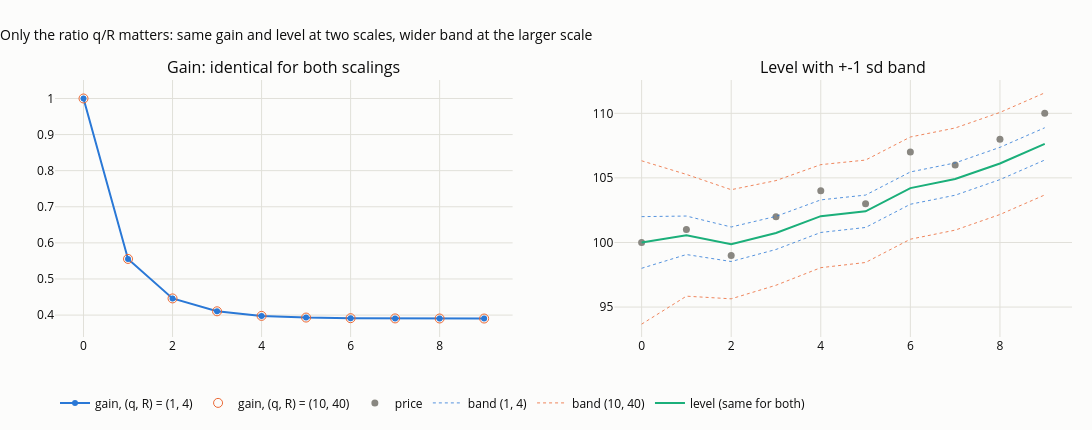

Notebook code for this chart:
### Markdown cell above
**Only the ratio $q/R$ matters.** The same ten prices, filtered with $(q, R) = (1, 4)$ and
$(10, 40)$, with the starting uncertainty scaled by the same factor: the levels and gains are
identical; only the uncertainty band rescales, by $\sqrt{10}$. (Without scaling the start the agreement
is approximate during warm-up and exact once the start has been forgotten.)

### Code cell
prices10 = np.array([100, 101, 99, 102, 104, 103, 107, 106, 108, 110.0])
A = kalman(prices10, F1, H1, np.array([1.0]), 4.0, start_uncertainty=1e6)
B = kalman(prices10, F1, H1, np.array([10.0]), 40.0, start_uncertainty=1e7)   # every variance scaled by 10, including the start
ratio_tab = pd.DataFrame({"price": prices10, "level (q=1, R=4)": A["states"][:, 0], "level (q=10, R=40)": B["states"][:, 0],
                          "gain A": A["gain"], "gain B": B["gain"], "band A (+-1 sd)": A["sd"][:, 0], "band B (+-1 sd)": B["sd"][:, 0]}).round(3)
display(ratio_tab)
assert np.allclose(A["states"], B["states"]) and np.allclose(A["gain"], B["gain"])
print(f"band ratio B/A at the last bar: {B['sd'][-1, 0] / A['sd'][-1, 0]:.3f} (sqrt(10) = {np.sqrt(10):.3f})")

fig = make_subplots(rows=1, cols=2, subplot_titles=("Gain: identical for both scalings", "Level with +-1 sd band"))
fig.add_scatter(x=np.arange(10), y=A["gain"], name="gain, (q, R) = (1, 4)", mode="lines+markers", line=dict(color=SERIES[0], width=2), row=1, col=1)
fig.add_scatter(x=np.arange(10), y=B["gain"], name="gain, (q, R) = (10, 40)", mode="markers", marker=dict(color=SERIES[1], size=9, symbol="circle-open"), row=1, col=2 - 1)
fig.add_scatter(x=np.arange(10), y=prices10, name="price", mode="markers", marker=dict(color=MUTED, size=7), row=1, col=2)
for j, (lab, R_) in enumerate((("(1, 4)", A), ("(10, 40)", B))):
    lvl, sd = R_["states"][:, 0], R_["sd"][:, 0]
    fig.add_scatter(x=np.arange(10), y=lvl + sd, mode="lines", line=dict(width=0.8, color=SERIES[j], dash="dot"), showlegend=False, row=1, col=2)
    fig.add_scatter(x=np.arange(10), y=lvl - sd, mode="lines", line=dict(width=0.8, color=SERIES[j], dash="dot"), name=f"band {lab}", row=1, col=2)
fig.add_scatter(x=np.arange(10), y=A["states"][:, 0], name="level (same for both)", mode="lines", line=dict(color=SERIES[2], width=2), row=1, col=2)
fig.update_layout(title="Only the ratio q/R matters: same gain and level at two scales, wider band at the larger scale",
                  height=430, width=1100, margin=dict(t=80, b=70), legend=dict(orientation="h", y=-0.2, x=0))
save_figure(fig, "c02_ratio_invariance", FIG)
fig

### Figure 1 — Plotly figure (JSON) as saved in the notebook; plotly's stock layout.template omitted (floating-point values rounded to 4 significant figures)
{"data": [{"line": {"color": "#2a78d6", "width": 2}, "mode": "lines+markers", "name": "gain, (q, R) = (1, 4)", "type": "scatter", "x": [0, 1, 2, 3, 4, 5, 6, 7, 8, 9], "xaxis": "x", "y": [1.0, 0.5556, 0.4462, 0.4104, 0.3977, 0.3931, 0.3914, 0.3908, 0.3905, 0.3904], "yaxis": "y"}, {"marker": {"color": "#eb6834", "size": 9, "symbol": "circle-open"}, "mode": "markers", "name": "gain, (q, R) = (10, 40)", "type": "scatter", "x": [0, 1, 2, 3, 4, 5, 6, 7, 8, 9], "xaxis": "x", "y": [1.0, 0.5556, 0.4462, 0.4104, 0.3977, 0.3931, 0.3914, 0.3908, 0.3905, 0.3904], "yaxis": "y"}, {"marker": {"color": "#898781", "size": 7}, "mode": "markers", "name": "price", "type": "scatter", "x": [0, 1, 2, 3, 4, 5, 6, 7, 8, 9], "xaxis": "x2", "y": [100.0, 101.0, 99.0, 102.0, 104.0, 103.0, 107.0, 106.0, 108.0, 110.0], "yaxis": "y2"}, {"line": {"color": "#2a78d6", "dash": "dot", "width": 0.8}, "mode": "lines", "showlegend": false, "type": "scatter", "x": [0, 1, 2, 3, 4, 5, 6, 7, 8, 9], "xaxis": "x2", "y": [102.0, 102.0, 101.2, 102.0, 103.3, 103.7, 105.5, 106.2, 107.4, 108.9], "yaxis": "y2"}, {"line": {"color": "#2a78d6", "dash": "dot", "width": 0.8}, "mode": "lines", "name": "band (1, 4)", "type": "scatter", "x": [0, 1, 2, 3, 4, 5, 6, 7, 8, 9], "xaxis": "x2", "y": [98.0, 99.06, 98.53, 99.46, 100.8, 101.2, 103.0, 103.7, 104.9, 106.4], "yaxis": "y2"}, {"line": {"color": "#eb6834", "dash": "dot", "width": 0.8}, "mode": "lines", "showlegend": false, "type": "scatter", "x": [0, 1, 2, 3, 4, 5, 6, 7, 8, 9], "xaxis": "x2", "y": [106.3, 105.3, 104.1, 104.8, 106.0, 106.4, 108.2, 108.9, 110.1, 111.6], "yaxis": "y2"}, {"line": {"color": "#eb6834", "dash": "dot", "width": 0.8}, "mode": "lines", "name": "band (10, 40)", "type": "scatter", "x": [0, 1, 2, 3, 4, 5, 6, 7, 8, 9], "xaxis": "x2", "y": [93.68, 95.84, 95.64, 96.69, 98.05, 98.45, 100.3, 101.0, 102.2, 103.7], "yaxis": "y2"}, {"line": {"color": "#1baf7a", "width": 2}, "mode": "lines", "name": "level (same for both)", "type": "scatter", "x": [0, 1, 2, 3, 4, 5, 6, 7, 8, 9], "xaxis": "x2", "y": [100.0, 100.6, 99.86, 100.7, 102.0, 102.4, 104.2, 104.9, 106.1, 107.6], "yaxis": "y2"}], "layout": {"annotations": [{"font": {"size": 16}, "showarrow": false, "text": "Gain: identical for both scalings", "x": 0.225, "xanchor": "center", "xref": "paper", "y": 1.0, "yanchor": "bottom", "yref": "paper"}, {"font": {"size": 16}, "showarrow": false, "text": "Level with +-1 sd band", "x": 0.775, "xanchor": "center", "xref": "paper", "y": 1.0, "yanchor": "bottom", "yref": "paper"}], "height": 430, "legend": {"orientation": "h", "x": 0, "y": -0.2}, "margin": {"b": 70, "t": 80}, "title": {"text": "Only the ratio q/R matters: same gain and level at two scales, wider band at the larger scale"}, "width": 1100, "xaxis": {"anchor": "y", "domain": [0.0, 0.45]}, "xaxis2": {"anchor": "y2", "domain": [0.55, 1.0]}, "yaxis": {"anchor": "x", "domain": [0.0, 1.0]}, "yaxis2": {"anchor": "x2", "domain": [0.0, 1.0]}}}
